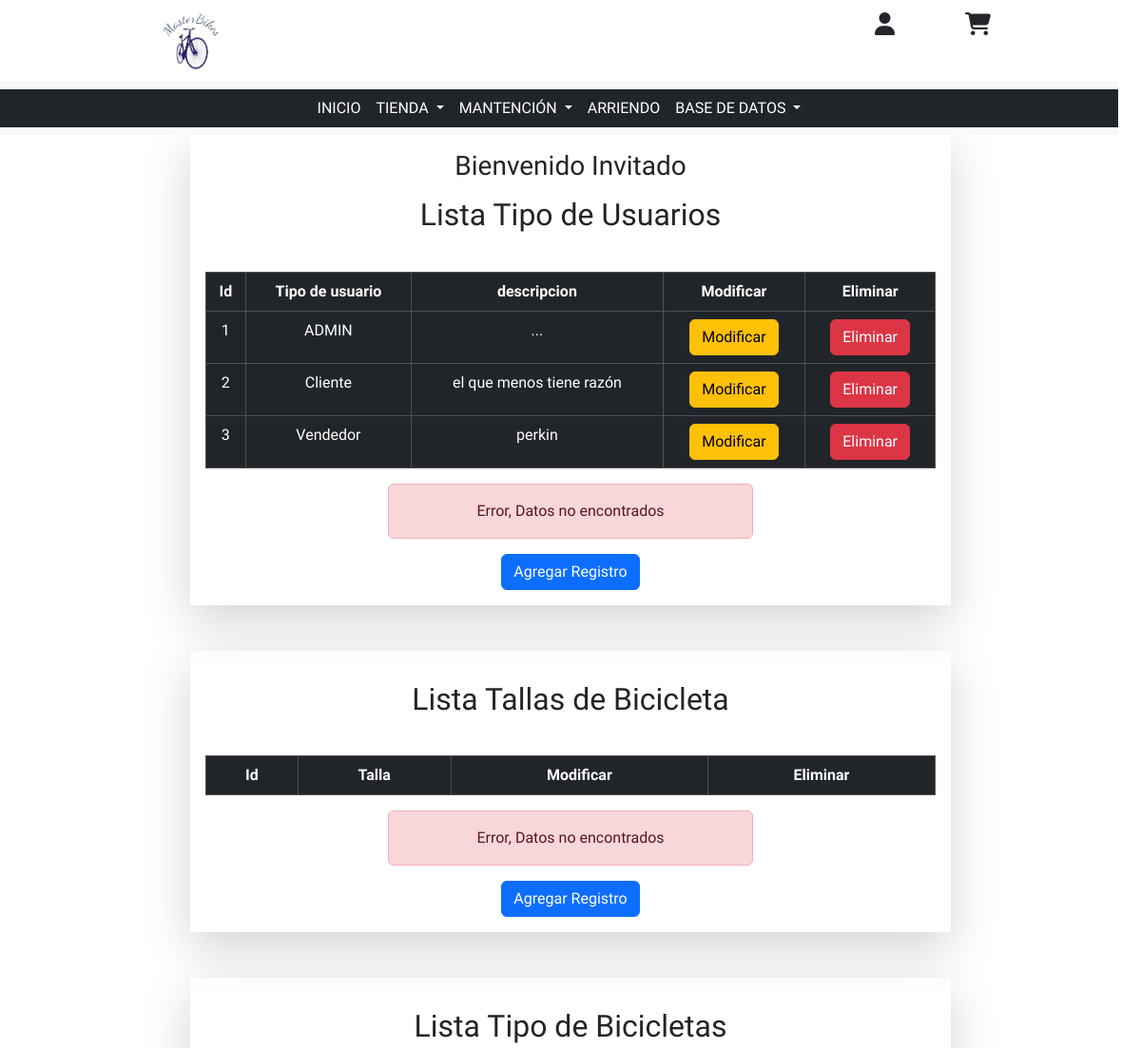
/MasterBikes/del-tipo-usuario/21.142.202 (upper part), run on an earlier commit of the app's database.
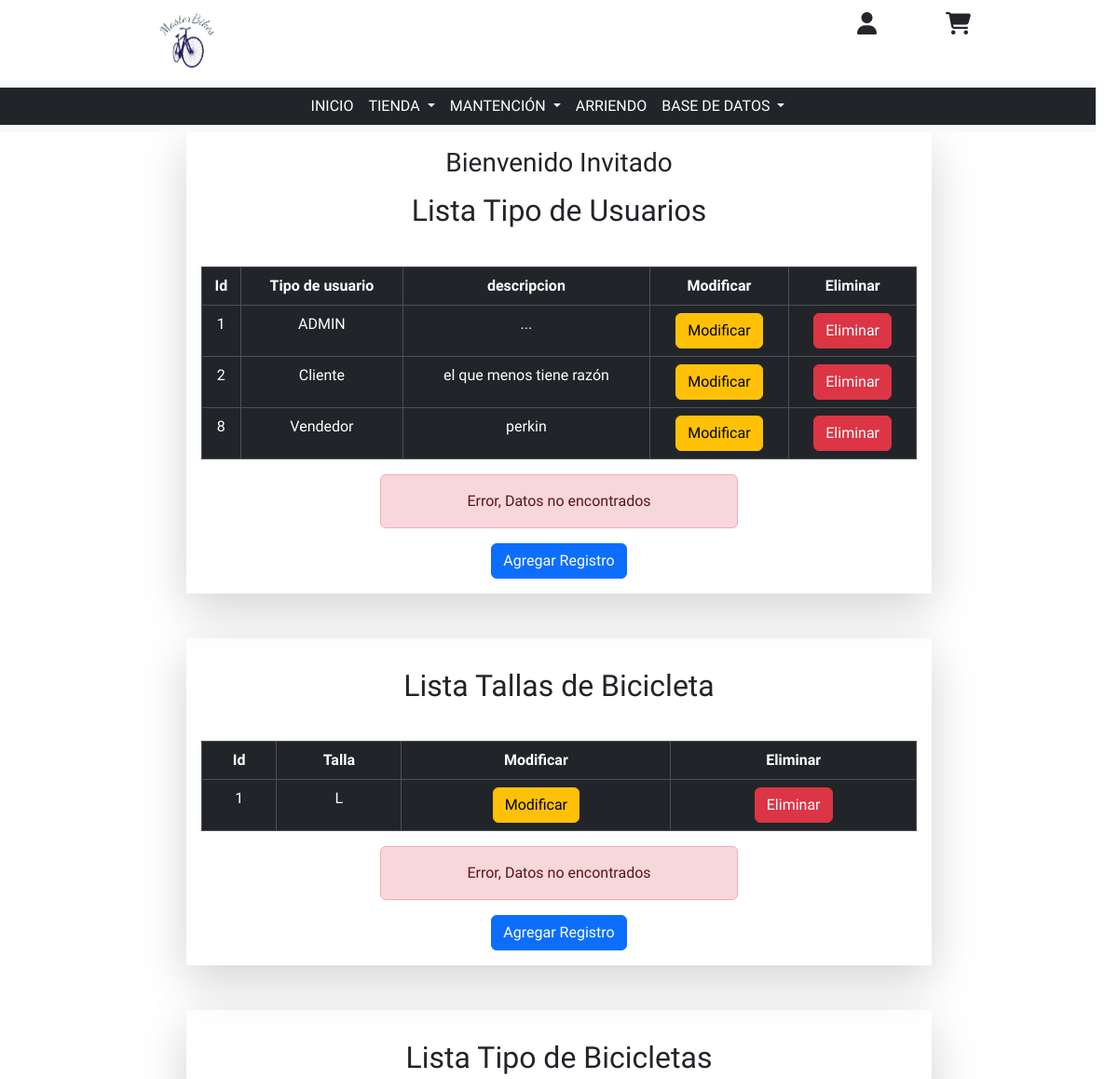
And on a later commit of the database.
### MasterBikes/models.py (models this page shows, shortened)
class TipoUsuario(models.Model):
    id_tipo_usuario = models.AutoField(primary_key=True, db_column="idTipoUsuario")
    tipo = models.CharField(max_length=30, db_column="Tipo de Usuario")
    descripcion = models.CharField(max_length=60)

class Talla(models.Model):
    id_talla = models.AutoField(primary_key=True, db_column="idTalla")
    talla = models.CharField(max_length=10)

### MasterBikes/views.py (the view)
# urls.py: path('del-tipo-usuario/<str:pk>', views.del_tipoUser, name='del-tipo-usuario'),
def del_tipoUser(request,pk):
    try:
        tipoUsuarios = TipoUsuario.objects.get(id_tipo_usuario=pk)
        tipoUsuarios.delete()
        tipoUsuarios = TipoUsuario.objects.all()
        talla = Talla.objects.all()
        tipoBici = TipoBici.objects.all()
        formaPago = FormaPago.objects.all()
        tipoProducto = TipoProducto.objects.all()
        estado = Estado.objects.all()
        context={
            "mensaje":"Registro eliminado exitosamente",
            "tipoUsuarios": tipoUsuarios,
            "talla" : talla,
            "tipoBici" : tipoBici,
            "formaPago" : formaPago,
            "tipoProducto" : tipoProducto,
            "estado" : estado,
        }
        return render(request,"pages/despliegue/crud_varios.html",context)
    except:
        tipoUsuarios = TipoUsuario.objects.all()
        talla = Talla.objects.all()
        tipoBici = TipoBici.objects.all()
        formaPago = FormaPago.objects.all()
        tipoProducto = TipoProducto.objects.all()
        estado = Estado.objects.all()
        context={
            "mensaje":"Error, Datos no encontrados",
            "tipoUsuarios": tipoUsuarios,
            "talla" : talla,
            "tipoBici" : tipoBici,
            "formaPago" : formaPago,
            "tipoProducto" : tipoProducto,
            "estado" : estado,
        }
        return render(request,"pages/despliegue/crud_varios.html",context)

### MasterBikes/templates/pages/despliegue/crud_varios.html (shortened to what the changed rows need)
<!DOCTYPE html>
<html lang="en">
<head>
    {% load static %}
    <link rel="stylesheet" href="{% static 'css/bootstrap.min.css'%}">
    <link rel="stylesheet" href="{% static 'css/style.css'%}">
    <link rel="stylesheet" href="https://cdnjs.cloudflare.com/ajax/libs/font-awesome/6.2.1/css/all.min.css">
</head>
<body>
    <main>
        <div class="container">
            <div class="row">
                <div class="col-md-8 shadow-lg mx-auto text-center p-3">
                    <h2 class="my-3">Lista Tipo de Usuarios</h2>
                    <br>
                    <table class="table table-dark table-hover table-bordered">
                        <thead>
                            <th>Id</th>
                            <th>Tipo de usuario</th>
                            <th>descripcion</th>
                            <th>Modificar</th>
                            <th>Eliminar</th>
                        </thead>
                        <tbody>
                            {% if tipoUsuarios %}
                                {% for tmp in tipoUsuarios%}
                                    <tr>
                                        <td>{{tmp.id_tipo_usuario}}</td>
                                        <td>{{tmp.tipo}}</td>
                                        <td>{{tmp.descripcion}}</td>
                                        <td><a href="{% url 'edit-tipo-usuario' pk=tmp.id_tipo_usuario %}">
                                            <button class="btn btn-warning">Modificar</button>
                                        </a></td>
                                        <td><a href="{% url 'del-tipo-usuario' pk=tmp.id_tipo_usuario %}">
                                            <button class="btn btn-danger">Eliminar</button>
                                        </a></td>
                                    </tr>
                                {% endfor%}
                            {% endif %}
                        </tbody>
                    </table>
                </div>
            </div>
            <br>
            <br>
            <div class="row">
                <div class="col-md-8 shadow-lg mx-auto text-center p-3">
                    <h2 class="my-3">Lista Tallas de Bicicleta</h2>
                    <br>
                    <table class="table table-dark table-hover table-bordered">
                        <thead>
                            <th>Id</th>
                            <th>Talla</th>
                            <th>Modificar</th>
                            <th>Eliminar</th>
                        </thead>
                        <tbody>
                            {% if talla %}
                                {% for tmp in talla %}
                                    <tr>
                                        <td>{{tmp.id_talla}}</td>
                                        <td>{{tmp.talla}}</td>
                                        <td><a href="">
                                            <button class="btn btn-warning">Modificar</button>
                                        </a></td>
                                        <td><a href="{% url 'del-talla' pk=tmp.id_talla %}">
                                            <button class="btn btn-danger">Eliminar</button>
                                        </a></td>
                                    </tr>
                                {% endfor%}
                            {% endif %}
                        </tbody>
                    </table>
                </div>
            </div>
            <br>
            <br>
            <div class="row">
                <div class="col-md-8 shadow-lg mx-auto text-center p-3">
                    <h2 class="my-3">Lista Tipo de Bicicletas</h2>
                    <br>
                </div>
            </div>
            <br>
            <br>
            <br>
            <br>
            <br>
            <br>
        </div>
    </main>
</body>
</html>

What changed in the data, as far as the page shows it:
removed TipoUsuario: id_tipo_usuario "3", tipo "Vendedor", descripcion "perkin"
added TipoUsuario: id_tipo_usuario "8", tipo "Vendedor", descripcion "perkin"
added Talla: id_talla "1", talla "L"
